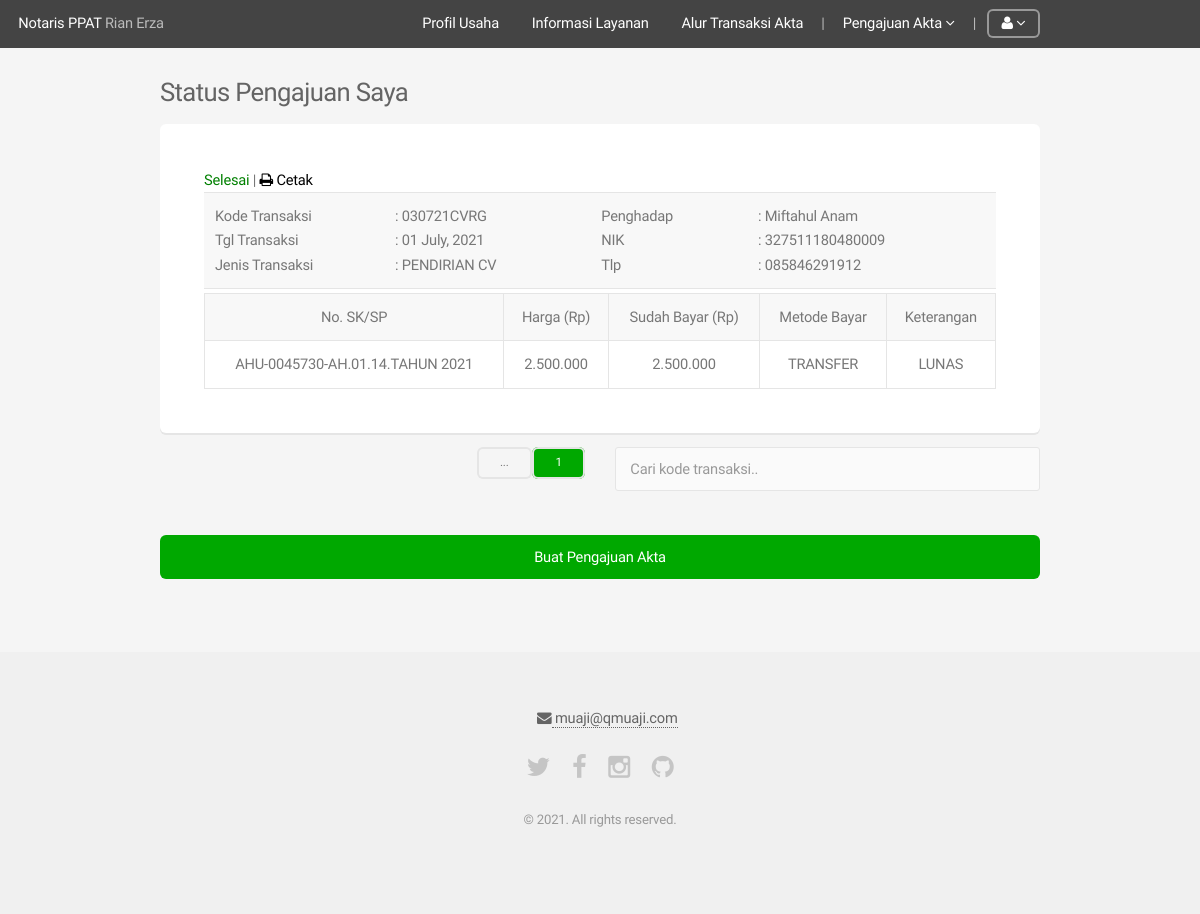
/pengajuanSaya.php (signed in), run on the app's committed database.
### tables this page shows
CREATE TABLE `UserAktaTransaction` (
  `Id` int(11) NOT NULL,
  `TglTransaksi` timestamp NOT NULL DEFAULT CURRENT_TIMESTAMP,
  `KdTransaksi` varchar(20) NOT NULL,
  `NamaAkta` varchar(128) NOT NULL,
  `JenisAktaId` int(11) NOT NULL,
  `TglAkta` date DEFAULT NULL,
  `NoAkta` varchar(50) DEFAULT NULL,
  `NoSK` varchar(50) NOT NULL,
  `NPWP` varchar(20) NOT NULL,
  `NIK` varchar(20) NOT NULL,
  `PenghadapId` int(11) NOT NULL,
  `Harga` int(11) NOT NULL,
  `SudahBayar` int(11) NOT NULL,
  `Keterangan` enum('LUNAS','BELUM LUNAS','','') NOT NULL DEFAULT 'BELUM LUNAS',
  `SisaTagihan` int(11) NOT NULL,
  `MetodeBayar` enum('TUNAI','TRANSFER','','') DEFAULT NULL,
  `Deskripsi` varchar(255) NOT NULL,
  `AktaStatusId` int(11) NOT NULL DEFAULT '1',
  `AdminId` int(11) NOT NULL
);

CREATE TABLE `AktaStatus` (
  `Id` int(11) NOT NULL,
  `Status` varchar(20) NOT NULL
);

CREATE TABLE `JenisAkta` (
  `Id` int(11) NOT NULL,
  `JenisAkta` varchar(50) NOT NULL
);

CREATE TABLE `User` (
  `Id` int(11) NOT NULL,
  `NIK` varchar(20) NOT NULL,
  `NamaLengkap` varchar(50) NOT NULL,
  `TmptLahir` varchar(20) NOT NULL,
  `TglLahir` date NOT NULL,
  `Pekerjaan` varchar(50) NOT NULL,
  `Alamat` varchar(255) NOT NULL,
  `NoTlp` varchar(20) NOT NULL,
  `UserRoleId` int(11) NOT NULL DEFAULT '1',
  `Password` varchar(128) NOT NULL,
  `Email` varchar(50) NOT NULL,
  `LastLogin` datetime NOT NULL,
  `IsActive` tinyint(1) NOT NULL,
  `CreationDate` timestamp NOT NULL DEFAULT CURRENT_TIMESTAMP,
  `EmailCode` varchar(128) NOT NULL,
  `Img` varchar(255) NOT NULL
);

### core/functions/users.php (called while the page is built, shortened)
<?php
function userData($user_id) {
	$data 	 = array();
	$user_id = (int)$user_id;
	$funcNumArgs = func_num_args();
	$funcGetArgs = func_get_args();
	if($funcNumArgs > 1){
		unset($funcGetArgs[0]);
		$fields = implode(', ', $funcGetArgs);
		$data 	= mysql_fetch_assoc(mysql_query("SELECT $fields FROM User WHERE Id=$user_id"));
	}
	return $data;
}

### core/init.php (called while the page is built, shortened)
<?php
require 'functions/general.php';
require 'functions/users.php';
if(loggedIn()) {
	$userData   = userData($_SESSION['user_id'], 'Id', 'Email', 'Password', 'NamaLengkap', 'NoTlp', 'Alamat', 'Img', 'UserRoleId', 'TmptLahir', 'TglLahir', 'NIK', 'Pekerjaan');
}

### core/functions/general.php (called while the page is built, shortened)
<?php
function rupiah($angka) {
    return number_format($angka,0,',','.');
}

### pengajuanSaya.php (the view, shortened to what this page needs)
<?php
require 'core/init.php';
include 'includes/_header.php';
$showPage 	= '';
$batas		= 4;
if (isset($_GET['page'])) $noPage = $_GET['page'];
	else $noPage = 1;
$offset=($noPage - 1) * $batas;
if(isset($_POST['cari'])){
  	$cari 		= trim($_POST['cari']);
	$nota 		= mysql_query("SELECT *
								FROM UserAktaTransaction, User, JenisAkta, AktaStatus
								WHERE User.Id=UserAktaTransaction.PenghadapId
								AND PenghadapId=$userData[Id]
								AND JenisAkta.Id=UserAktaTransaction.JenisAktaId
								AND UserAktaTransaction.AktaStatusId=AktaStatus.Id
								AND KdTransaksi='$cari' ORDER BY TglTransaksi DESC");
    $q     	  	= mysql_query("SELECT COUNT(Id) FROM UserAktaTransaction WHERE PenghadapId=$userData[Id] AND KdTransaksi='$cari'");
	?>		<?php
}else{
	$nota 		= mysql_query("SELECT *
								FROM UserAktaTransaction, User, JenisAkta, AktaStatus
								WHERE User.Id=UserAktaTransaction.PenghadapId
								AND PenghadapId=$userData[Id]
								AND JenisAkta.Id=UserAktaTransaction.JenisAktaId
								AND UserAktaTransaction.AktaStatusId=AktaStatus.Id
								ORDER BY TglTransaksi DESC LIMIT $offset, $batas") or die (mysql_error());
	$q 			= mysql_query("SELECT COUNT(Id) FROM UserAktaTransaction WHERE PenghadapId=$userData[Id]");
}
?>
<div style="margin-top:-30px" id="main" class="container">
	<h3> Status Pengajuan Saya</h3>
	<?php
	while($transactionData = mysql_fetch_assoc($nota)){
	?>
	<div class="box">
		<?php
		 $transactionData['AktaStatusId'] == 4 ? $warna = 'red' : $warna='green';
		?><b style="color:<?= $warna ?>"><?=$transactionData['Status']?> </b>
		<?php
		if ($transactionData['AktaStatusId'] == 3) {
			?>| <a href="cetakNota.php?code=<?= md5($transactionData['KdTransaksi']) ?>" class=" icon fa-print" target="blank"> Cetak</a><?php
		}
		?>
	<table>
		<tr>
			<td width="180px">
				Kode Transaksi <br>
				Tgl Transaksi <br>
				Jenis Transaksi
			</td>
			<td>
				: <?= $transactionData['KdTransaksi'] ?> <br>
				: <?= date('d F, Y', strtotime($transactionData['TglTransaksi'])) ?>  <br>
				: <?= $transactionData['JenisAkta'] ?>
			</td>
			<td widtd="90px">
				Penghadap <br>
				NIK <br>
				Tlp <br>
			</td>
			<td>
				: <?= $transactionData['NamaLengkap'] ?> <br>
				: <?= $transactionData['NIK'] ?> <br>
				: <?= $transactionData['NoTlp'] ?>
			</td>
		</tr>
	</table>
	<table class="alt" style="margin-top:-25px">
		<tr align="center">
			<td>No. SK/SP</td>
			<td>Harga (Rp)</td>
			<td>Sudah Bayar (Rp)</td>
			<td>Metode Bayar</td>
			<td>Keterangan</td>
		</tr>
		<tr align="center">
			<td>
			<?php
			(!empty($transactionData['NoSK'])) ? $noSK=$transactionData['NoSK'] : $noSK='-';
				echo $noSK;
			?>
			</td>
			<td><?= rupiah($transactionData['Harga'])?></td>
			<td><?= rupiah($transactionData['SudahBayar'])?></td>
			<td> <?= $transactionData['MetodeBayar']?></td>
			<td> <?= $transactionData['Keterangan']?></td>
		</tr>
	</table>
	</div>
		<?php
		}
		?>
	<form action="" method="POST">
		<div class="row">
			<div  align="right" class="6u 12u">
			<?php
		 	$jml 		= mysql_fetch_array($q);
		  	$jmlData	= $jml[0];
		  	$jmlPage	= ceil($jmlData / $batas);
			  for($i=1; $i <= $jmlPage; $i++){
			    if ((($i >= $noPage - $batas) && ($i <= $noPage + $batas)) || ($i == 1)  || $i == $jmlPage){
			      if(($showPage != ($jmlPage - 1)) && ($i == $jmlPage)) echo "<a class='button alt small'>...</a>";
			      if($i == $noPage) echo "<a class='button special alt small'>$i</a>";
			      else echo "<a class='button alt small' href=".$_SERVER['PHP_SELF']."?page=".$i." > ".$i."</a>";
			      $showPage=$i;
			    }
			}
			?>
			</div>
			<div class="6u 12u">
		  		<input type="text" name="cari" placeholder="Cari kode transaksi..">
			</div>
		</div>
	</form>
		  		<a href="pengajuanAkta.php" class="button special fit">Buat Pengajuan Akta</a>
</div>
	<?php include 'includes/_footer.php';

### data on the page
useraktatransaction: AktaStatusId.Status "Selesai", KdTransaksi "030721CVRG", TglTransaksi "01 July, 2021", JenisAktaId.JenisAkta "PENDIRIAN CV", user.NamaLengkap "Miftahul Anam", user.NIK "327511180480009", user.NoTlp "085846291912", NoSK "AHU-0045730-AH.01.14.TAHUN 2021", Harga "2.500.000", SudahBayar "2.500.000", MetodeBayar "TRANSFER", Keterangan "LUNAS"
